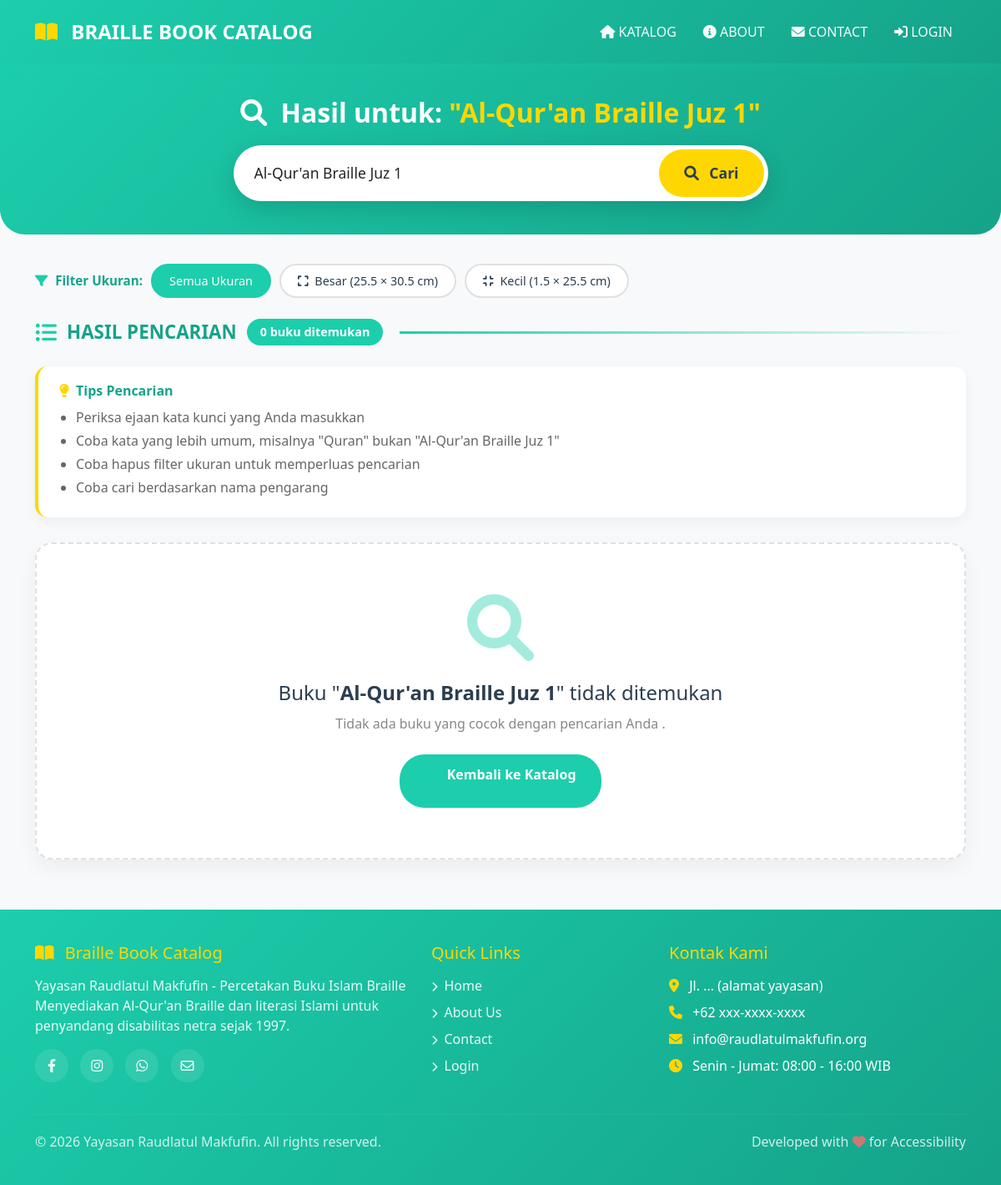
The page /braille-store/cari.php?keyword=Al-Qur'an Braille Juz 1 on the database as committed earlier.
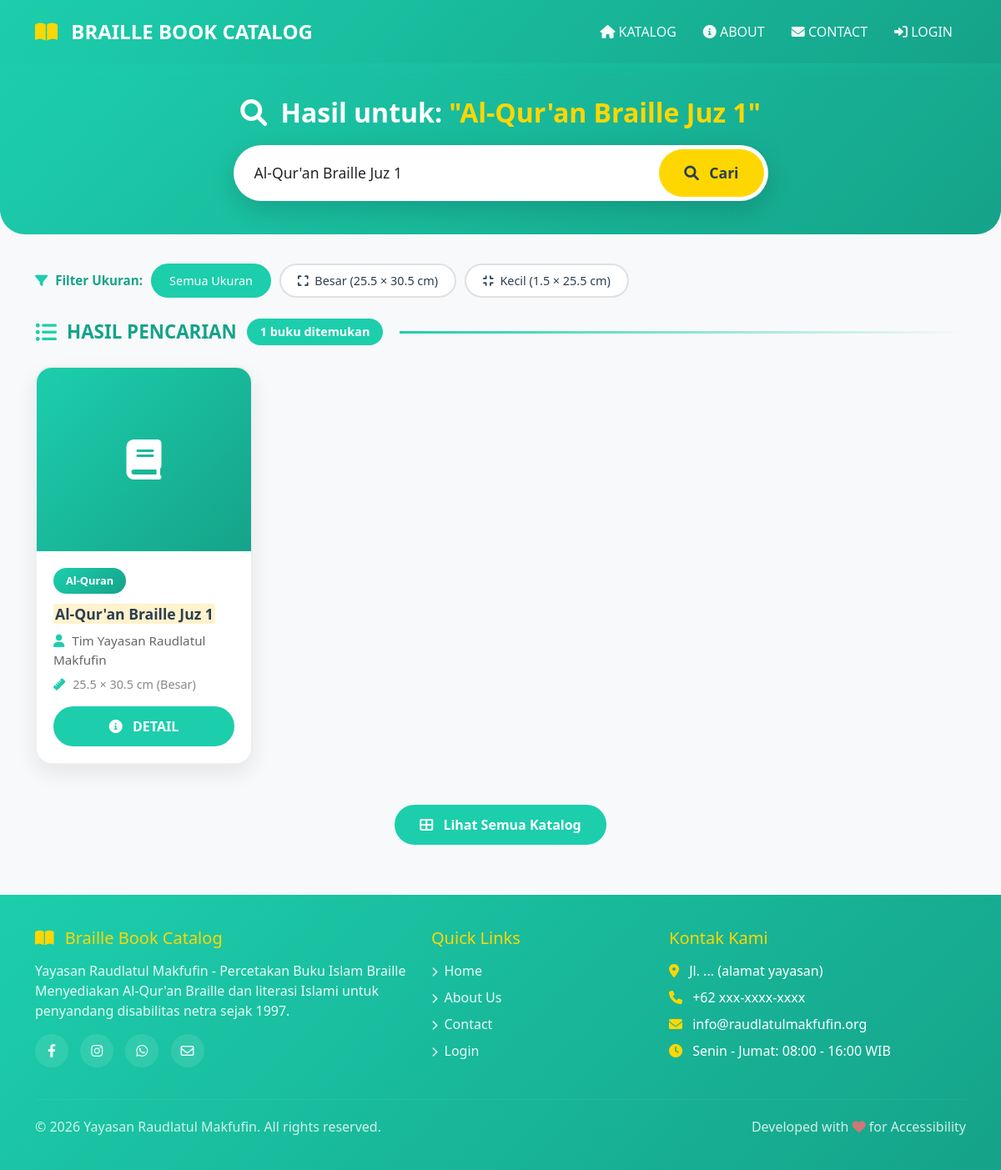
The same page on the database as committed later.
### tables this page shows
CREATE TABLE `buku` (
  `id` int(11) NOT NULL,
  `judul` varchar(200) NOT NULL,
  `pengarang` varchar(100) NOT NULL,
  `penerbit` varchar(100) NOT NULL,
  `jml_halaman` int(5) NOT NULL,
  `ukuran` enum('Besar','Kecil') NOT NULL COMMENT 'Besar=25.5x30.5cm, Kecil=1.5x25.5cm',
  `jml_lembaran` int(5) NOT NULL,
  `kategori` enum('Al-Quran','Islam','Panduan','Solat') NOT NULL,
  `sinopsis` text NOT NULL,
  `gambar` varchar(255) DEFAULT 'default.jpg',
  `stok_tersedia` int(5) DEFAULT 0,
  `harga` decimal(15,2) NOT NULL DEFAULT 75000.00,
  `created_at` timestamp NOT NULL DEFAULT current_timestamp()
);

### braille-store/cari.php (the view, shortened to what the changed rows need)
<?php
require_once 'includes/config.php';
$keyword = isset($_GET['keyword']) ? trim($_GET['keyword']) : '';
$ukuran_filter = isset($_GET['ukuran']) ? $_GET['ukuran'] : '';
$ukuran_valid = ['Besar', 'Kecil'];
if (!in_array($ukuran_filter, $ukuran_valid)) {
    $ukuran_filter = '';
}
$where_parts = [];
if ($keyword !== '') {
    $keyword_esc = mysqli_real_escape_string($conn, $keyword);
    $where_parts[] = "(judul LIKE '%$keyword_esc%' OR pengarang LIKE '%$keyword_esc%')";
}
$where_clause = '';
if (!empty($where_parts)) {
    $where_clause = 'WHERE ' . implode(' AND ', $where_parts);
}
$query = "SELECT * FROM buku $where_clause ORDER BY judul ASC";
$result = mysqli_query($conn, $query);
$jumlah_hasil = mysqli_num_rows($result);
?>
<!DOCTYPE html>
<html lang="id">
<head>
    <link href="https://cdn.jsdelivr.net/npm/bootstrap@5.3.0/dist/css/bootstrap.min.css" rel="stylesheet">
    <link rel="stylesheet" href="https://cdnjs.cloudflare.com/ajax/libs/font-awesome/6.0.0/css/all.min.css">
</head>
<body>
<section class="search-section">
    <div class="container">
        <div class="row justify-content-center">
            <div class="col-md-8 col-lg-7">
                <?php if ($keyword): ?>
                    <h2 class="text-center">
                        <i class="fas fa-search me-2"></i>
                        Hasil untuk: <span>"<?= htmlspecialchars($keyword) ?>"</span>
                    </h2>
                <?php endif; ?>
            </div>
        </div>
    </div>
</section>
<div class="container">
    <div class="section-title">
        <i class="fas fa-list-ul"></i>
        <h3>
            <?php if ($keyword || $ukuran_filter): ?>
                HASIL PENCARIAN
            <?php else: ?>
                SEMUA BUKU
            <?php endif; ?>
        </h3>
        <span class="hasil-count"><?= $jumlah_hasil ?> buku ditemukan</span>
        <span class="line"></span>
    </div>
    <?php if ($jumlah_hasil == 0 && ($keyword || $ukuran_filter)): ?>
        <div class="saran-box">
            <h6><i class="fas fa-lightbulb me-2" style="color: var(--accent-gold);"></i>Tips Pencarian</h6>
            <ul>
                <li>Periksa ejaan kata kunci yang Anda masukkan</li>
                <li>Coba kata yang lebih umum, misalnya "Quran" bukan "Al-Qur'an Braille Juz 1"</li>
                <li>Coba hapus filter ukuran untuk memperluas pencarian</li>
                <li>Coba cari berdasarkan nama pengarang</li>
            </ul>
        </div>
    <?php endif; ?>
    <div class="row g-4">
        <?php while ($row = mysqli_fetch_assoc($result)): ?>
        <div class="col-lg-3 col-md-4 col-sm-6">
            <div class="book-card">
                <div class="book-img">
                    <?php if ($row['gambar'] && file_exists('assets/img/' . $row['gambar'])): ?>
                        <img src="assets/img/<?= $row['gambar'] ?>"
                             alt="<?= htmlspecialchars($row['judul']) ?>">
                    <?php else: ?>
                        <i class="fas fa-book"></i>
                    <?php endif; ?>
                </div>
                <div class="book-body">
                    <span class="book-category"><?= $row['kategori'] ?></span>
                    <h5 class="book-title">
                        <?php
                        if ($keyword) {
                            echo preg_replace(
                                '/(' . preg_quote(htmlspecialchars($keyword), '/') . ')/i',
                                '<mark>$1</mark>',
                                htmlspecialchars($row['judul'])
                            );
                        } else {
                            echo htmlspecialchars($row['judul']);
                        }
                        ?>
                    </h5>
                    <p class="book-author">
                        <i class="fas fa-user"></i>
                        <?= htmlspecialchars($row['pengarang']) ?>
                    </p>
                    <p class="book-size">
                        <i class="fas fa-ruler"></i>
                        <?= $row['ukuran'] == 'Besar' ? '25.5 × 30.5 cm (Besar)' : '1.5 × 25.5 cm (Kecil)' ?>
                    </p>
                    <a href="detail.php?id=<?= $row['id'] ?>" class="btn-detail">
                        <i class="fas fa-info-circle me-2"></i> DETAIL
                    </a>
                </div>
            </div>
        </div>
        <?php endwhile; ?>
        <?php if ($jumlah_hasil == 0): ?>
        <div class="col-12">
            <div class="empty-state">
                <i class="fas fa-search fa-5x d-block mb-4"></i>
                <?php if ($keyword): ?>
                    <h4>Buku "<strong><?= htmlspecialchars($keyword) ?></strong>" tidak ditemukan</h4>
                    <p>
                        Tidak ada buku yang cocok dengan pencarian Anda
                        <?= $ukuran_filter ? ' dengan ukuran ' . $ukuran_filter : '' ?>.
                    </p>
                <?php else: ?>
                    <h4>Belum ada buku dalam katalog</h4>
                    <p>Silakan hubungi admin untuk menambahkan data buku.</p>
                <?php endif; ?>
                <a href="index.php" class="btn-back-catalog">
                    <i class="fas fa-arrow-left me-2"></i> Kembali ke Katalog
                </a>
            </div>
        </div>
        <?php endif; ?>
    </div>
    <?php if ($jumlah_hasil > 0): ?>
    <div class="text-center mt-5">
        <a href="index.php" class="btn-back-catalog">
            <i class="fas fa-th-large me-2"></i> Lihat Semua Katalog
        </a>
    </div>
    <?php endif; ?>
</div>
</body>
</html>

Rows that differ between the two databases and show on the page:
added buku: gambar "default.jpg" (drawn), kategori "Al-Quran", judul "Al-Qur'an Braille Juz 1", pengarang "Tim Yayasan Raudlatul Makfufin", ukuran "25.5 × 30.5 cm (Besar)"
Other text that changed with them:
$jumlah_hasil: "0" → "1"
$keyword: "Al-Qur'an Braille Juz 1" → (not shown)
text no longer shown: "Tips Pencarian Periksa ejaan kata kunci yang Anda masukkan Coba kata yang lebih umum, misalnya \"Quran\" bukan \"Al-Qur'an Braille Juz 1\" Coba hapus filter ukuran untuk memperluas pencarian Coba cari berdasarkan nama pengarang Buku \" \" tidak ditemukan Tidak ada buku yang cocok dengan pencarian Anda . Kembali ke Katalog"
text now shown: "Lihat Semua Katalog"
